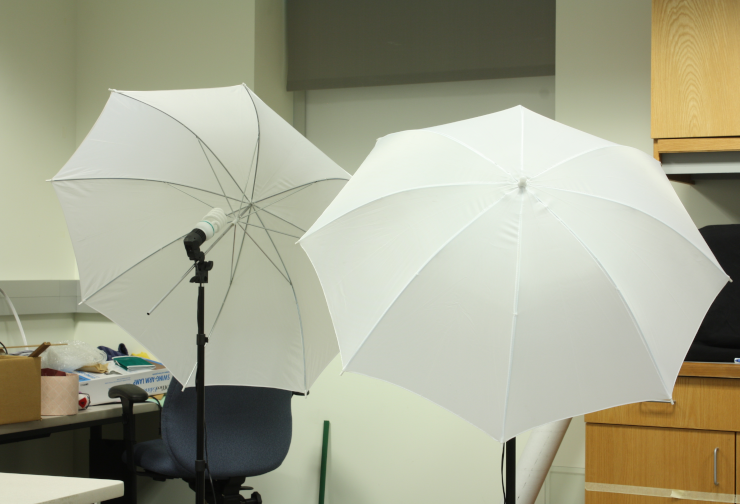
#> input picture Stereo Imagery/umbrellaL.png, 740 x 504 px
$ python 'Disparity Map.py'
#> lines starting #> are read from the running program, lines starting #| are printed output that depends on the picture
import numpy as np
import cv2
import sys
from mpl_toolkits import mplot3d
from matplotlib import pyplot as plt


def nothing(x):
 pass
# ================================================
#
def getDisparityMap(imL, imR, numDisparities, blockSize):
    stereo = cv2.StereoBM_create(numDisparities=numDisparities, blockSize=blockSize)

    disparity = stereo.compute(imL, imR)
    disparity = disparity - disparity.min() + 1 # Add 1 so we don't get a zero depth, later
    disparity = disparity.astype(np.float32) / 16.0 # Map is fixed point int with 4 fractional bits

    return disparity # floating point image

if __name__ == '__main__':

    #Enter choice for whether you want to create disparity map for original image
    #or edge connected image
    #Choices are o for original image and e for edge connected image

    #c = input('Enter you choice')

    # Load left image based on choice provided
    #-----------------------------
    filenameL = 'umbrellaL.png'
    filenameR = 'umbrellaR.png'
    '''
    if c == 'o':
       imgL = cv2.imread(filenameL, cv2.IMREAD_GRAYSCALE)
    elif c== 'e':
       imgL = cv2.imread(filenameL, cv2.IMREAD_GRAYSCALE)
       imgL = cv2.Canny(imgL,48,145)

    if imgL is None:
        print('\nError: failed to open {}.\n'.format(filenameL))
        sys.exit()
    #-----------------------------

    # Load right image
    #-----------------------------
    filenameR = 'umbrellaR.png'
    if c == 'o':
       imgR = cv2.imread(filenameR, cv2.IMREAD_GRAYSCALE)
    elif c== 'e':
       imgR = cv2.imread(filenameR, cv2.IMREAD_GRAYSCALE)
       imgL = cv2.Canny(imgL,48,145)
    if imgR is None:
        print('\nError: failed to open {}.\n'.format(filenameR))
        sys.exit()
    #-----------------------------
    '''
    '''
    # Create a window to display the image in
    cv2.namedWindow('Disparity', cv2.WINDOW_NORMAL)


    # create trackbars for color change
    cv2.createTrackbar('N','Disparity',0,26,nothing)
    cv2.createTrackbar('B','Disparity',5,255,nothing)


    # Wait for spacebar press or escape before closing,
    # otherwise window will close without you seeing it
    while True:
        ND = cv2.getTrackbarPos('N','Disparity')
        ND = 16*ND

        BS = cv2.getTrackbarPos('B','Disparity')
        if BS%2==0:
           BS+=1


        disparity = getDisparityMap(imgL, imgR, ND, BS )


        # Normalise for display
        disparityImg = np.interp(disparity, (disparity.min(), disparity.max()), (0.0, 1.0))
        # Show result
        cv2.imshow('Disparity', disparityImg)
        key = cv2.waitKey(1)
        if key == ord(' ') or key == 27:
            break

    cv2.destroyAllWindows()
    '''
    imgL = cv2.imread(filenameL, cv2.IMREAD_GRAYSCALE)
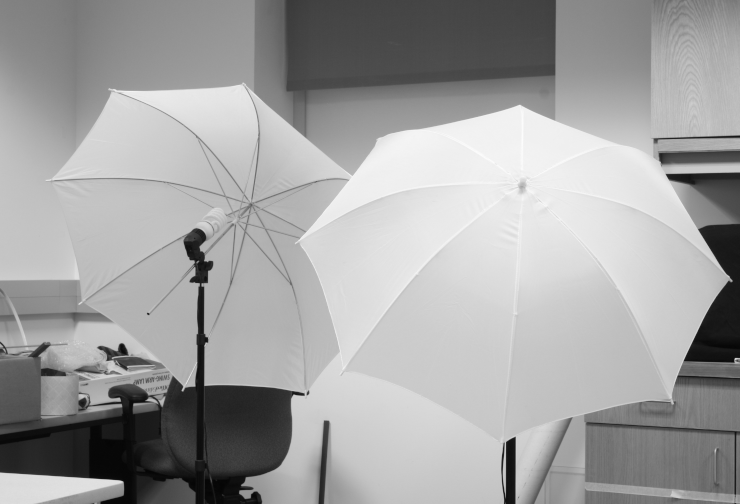
#> imgL: shape (504, 740); min 5, max 252, mean 161.7
    imgL = cv2.Canny(imgL,48,145)
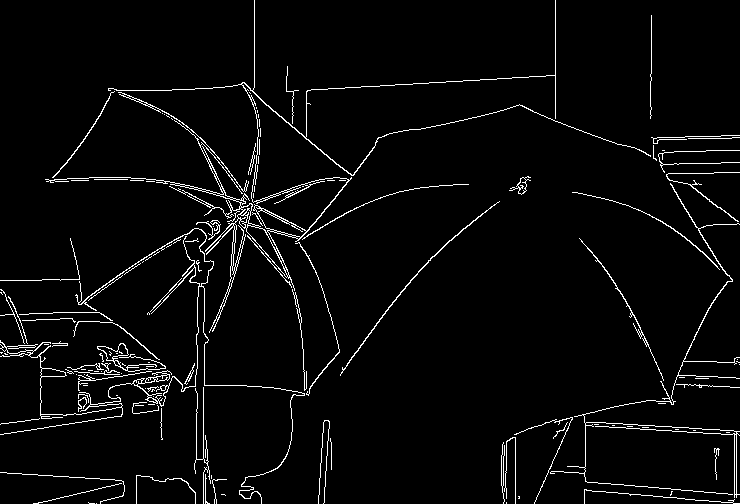
#> imgL: shape (504, 740); 3.6% white in thin lines or dots
    imgR = cv2.imread(filenameR, cv2.IMREAD_GRAYSCALE)
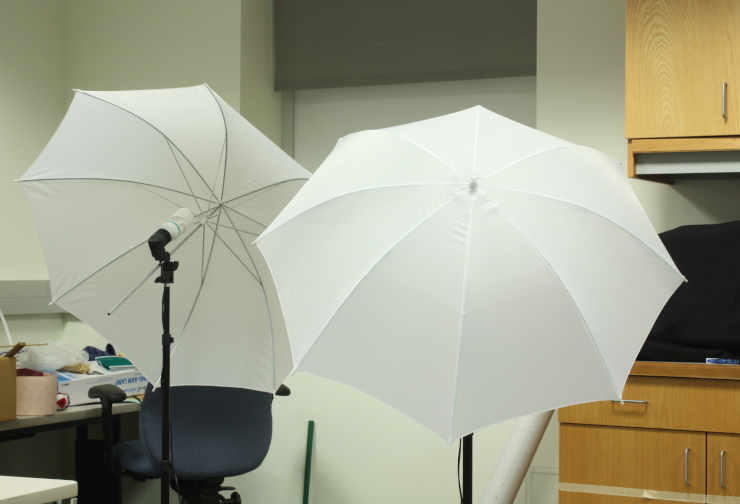
#> input picture Stereo Imagery/umbrellaR.png, 740 x 504 px
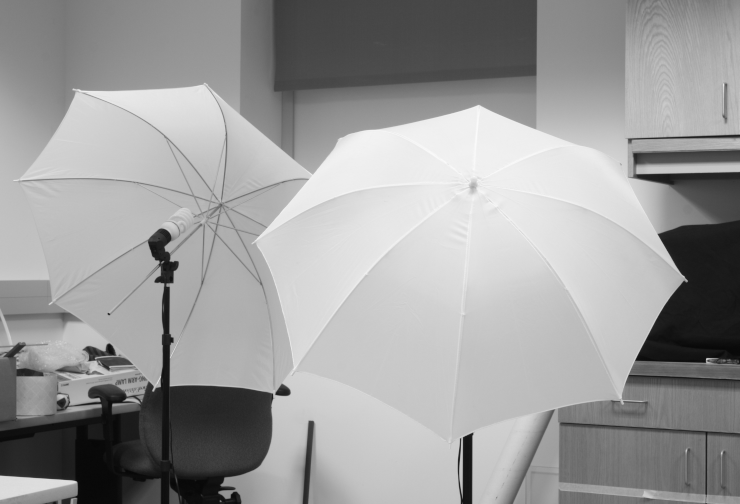
#> imgR: shape (504, 740); min 7, max 250, mean 155.8
    imgR = cv2.Canny(imgR,48,145)
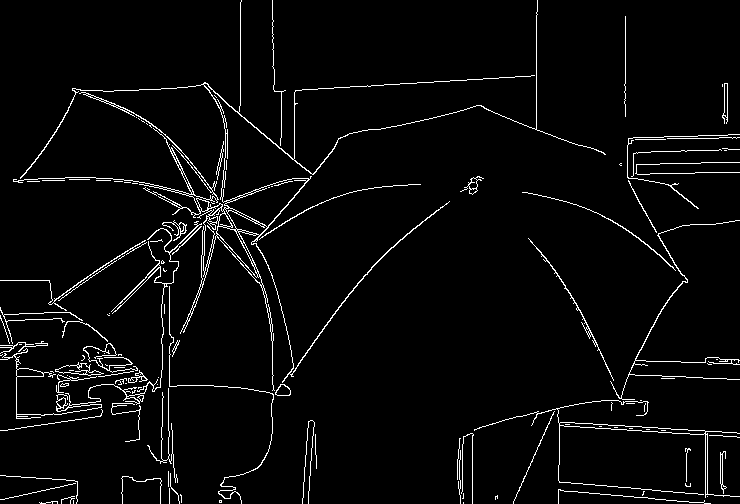
#> imgR: shape (504, 740); 3.6% white in thin lines or dots
    disparity = getDisparityMap(imgL, imgR, 64, 5 )
#> in getDisparityMap, `disparity = stereo.compute(imL, imR)`:
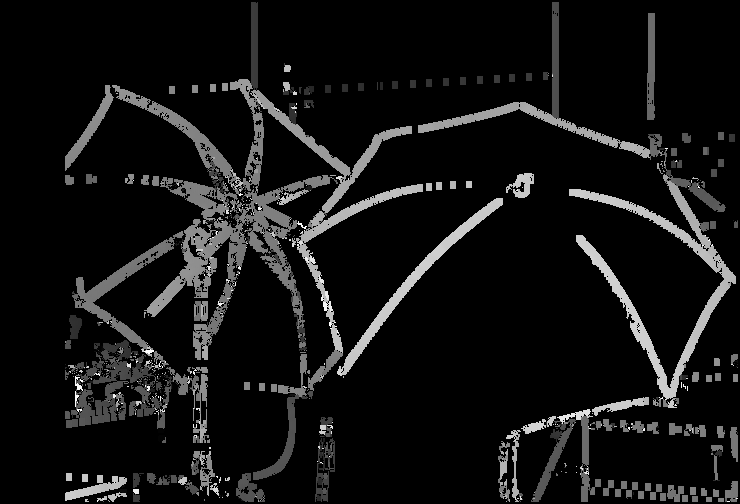
#> disparity: shape (504, 740) int16; min -16, max 1008, mean 60.6; drawn with min black and max white


    # Normalise for display
    disparityImg = np.interp(disparity, (disparity.min(), disparity.max()), (0.0, 1.0))
    plt.imshow(disparityImg,'gray')
    plt.title('Edge-Connected Disparity Image')
    plt.xticks([]),plt.yticks([])
    plt.savefig('EDI')

    plt.show()
